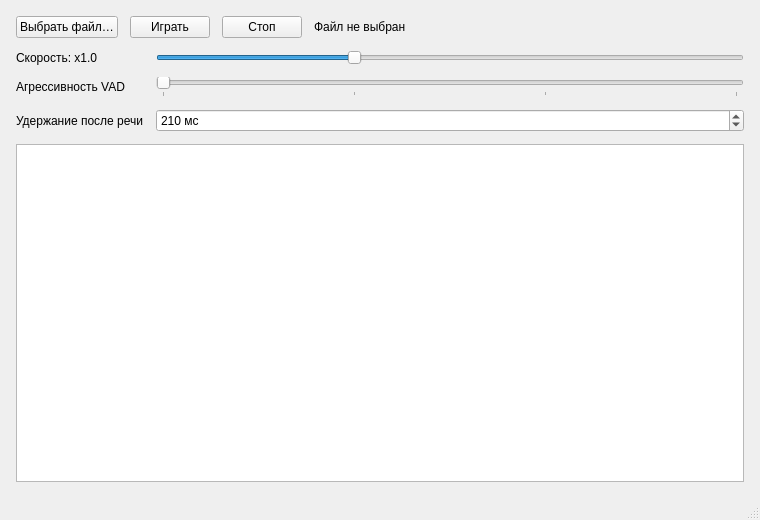
<?xml version="1.0" encoding="UTF-8"?>
<ui version="4.0">
 <class>MainWindow</class>
 <widget class="QMainWindow" name="MainWindow">
  <property name="geometry">
   <rect>
    <x>0</x>
    <y>0</y>
    <width>760</width>
    <height>520</height>
   </rect>
  </property>
  <property name="minimumSize">
   <size>
    <width>480</width>
    <height>360</height>
   </size>
  </property>
  <property name="windowTitle">
   <string>YadroPlayer — воспроизведение речи без пауз</string>
  </property>
  <widget class="QWidget" name="centralwidget">
   <layout class="QVBoxLayout" name="mainLayout">
    <property name="spacing">
     <number>12</number>
    </property>
    <property name="leftMargin">
     <number>16</number>
    </property>
    <property name="topMargin">
     <number>16</number>
    </property>
    <property name="rightMargin">
     <number>16</number>
    </property>
    <property name="bottomMargin">
     <number>16</number>
    </property>
    <item>
     <layout class="QHBoxLayout" name="buttonsLayout">
      <item>
       <widget class="QPushButton" name="btnOpen">
        <property name="text">
         <string>Выбрать файл…</string>
        </property>
       </widget>
      </item>
      <item>
       <widget class="QPushButton" name="btnPlay">
        <property name="text">
         <string>Играть</string>
        </property>
       </widget>
      </item>
      <item>
       <widget class="QPushButton" name="btnStop">
        <property name="text">
         <string>Стоп</string>
        </property>
       </widget>
      </item>
      <item>
       <widget class="QLabel" name="labelFile">
        <property name="sizePolicy">
         <sizepolicy hsizetype="Expanding" vsizetype="Preferred">
          <horstretch>1</horstretch>
          <verstretch>0</verstretch>
         </sizepolicy>
        </property>
        <property name="text">
         <string>Файл не выбран</string>
        </property>
        <property name="textInteractionFlags">
         <set>Qt::TextSelectableByMouse</set>
        </property>
       </widget>
      </item>
     </layout>
    </item>
    <item>
     <layout class="QFormLayout" name="controlsLayout">
      <property name="fieldGrowthPolicy">
       <enum>QFormLayout::AllNonFixedFieldsGrow</enum>
      </property>
      <item row="0" column="0">
       <widget class="QLabel" name="labelTempo">
        <property name="text">
         <string>Скорость: x1.0</string>
        </property>
       </widget>
      </item>
      <item row="0" column="1">
       <widget class="QSlider" name="sliderTempo">
        <property name="toolTip">
         <string>Темп без изменения высоты голоса (элемент pitch)</string>
        </property>
        <property name="minimum">
         <number>5</number>
        </property>
        <property name="maximum">
         <number>20</number>
        </property>
        <property name="value">
         <number>10</number>
        </property>
        <property name="orientation">
         <enum>Qt::Horizontal</enum>
        </property>
       </widget>
      </item>
      <item row="1" column="0">
       <widget class="QLabel" name="labelVad">
        <property name="text">
         <string>Агрессивность VAD</string>
        </property>
       </widget>
      </item>
      <item row="1" column="1">
       <widget class="QSlider" name="sliderVad">
        <property name="toolTip">
         <string>Режим WebRTC VAD: чем выше, тем больше кадров считается тишиной</string>
        </property>
        <property name="maximum">
         <number>3</number>
        </property>
        <property name="pageStep">
         <number>1</number>
        </property>
        <property name="orientation">
         <enum>Qt::Horizontal</enum>
        </property>
        <property name="tickPosition">
         <enum>QSlider::TicksBelow</enum>
        </property>
        <property name="tickInterval">
         <number>1</number>
        </property>
       </widget>
      </item>
      <item row="2" column="0">
       <widget class="QLabel" name="labelHangover">
        <property name="text">
         <string>Удержание после речи</string>
        </property>
       </widget>
      </item>
      <item row="2" column="1">
       <widget class="QSpinBox" name="spinHangover">
        <property name="toolTip">
         <string>Сколько звука оставлять после конца речи, чтобы не обрезать окончания слов. Округляется вверх до кадров по 30 мс.</string>
        </property>
        <property name="suffix">
         <string> мс</string>
        </property>
        <property name="maximum">
         <number>990</number>
        </property>
        <property name="singleStep">
         <number>30</number>
        </property>
        <property name="value">
         <number>210</number>
        </property>
       </widget>
      </item>
     </layout>
    </item>
    <item>
     <widget class="QTextBrowser" name="textLogs">
      <property name="sizePolicy">
       <sizepolicy hsizetype="Expanding" vsizetype="Expanding">
        <horstretch>0</horstretch>
        <verstretch>1</verstretch>
       </sizepolicy>
      </property>
     </widget>
    </item>
   </layout>
  </widget>
  <widget class="QStatusBar" name="statusbar"/>
 </widget>
 <resources/>
 <connections/>
</ui>
